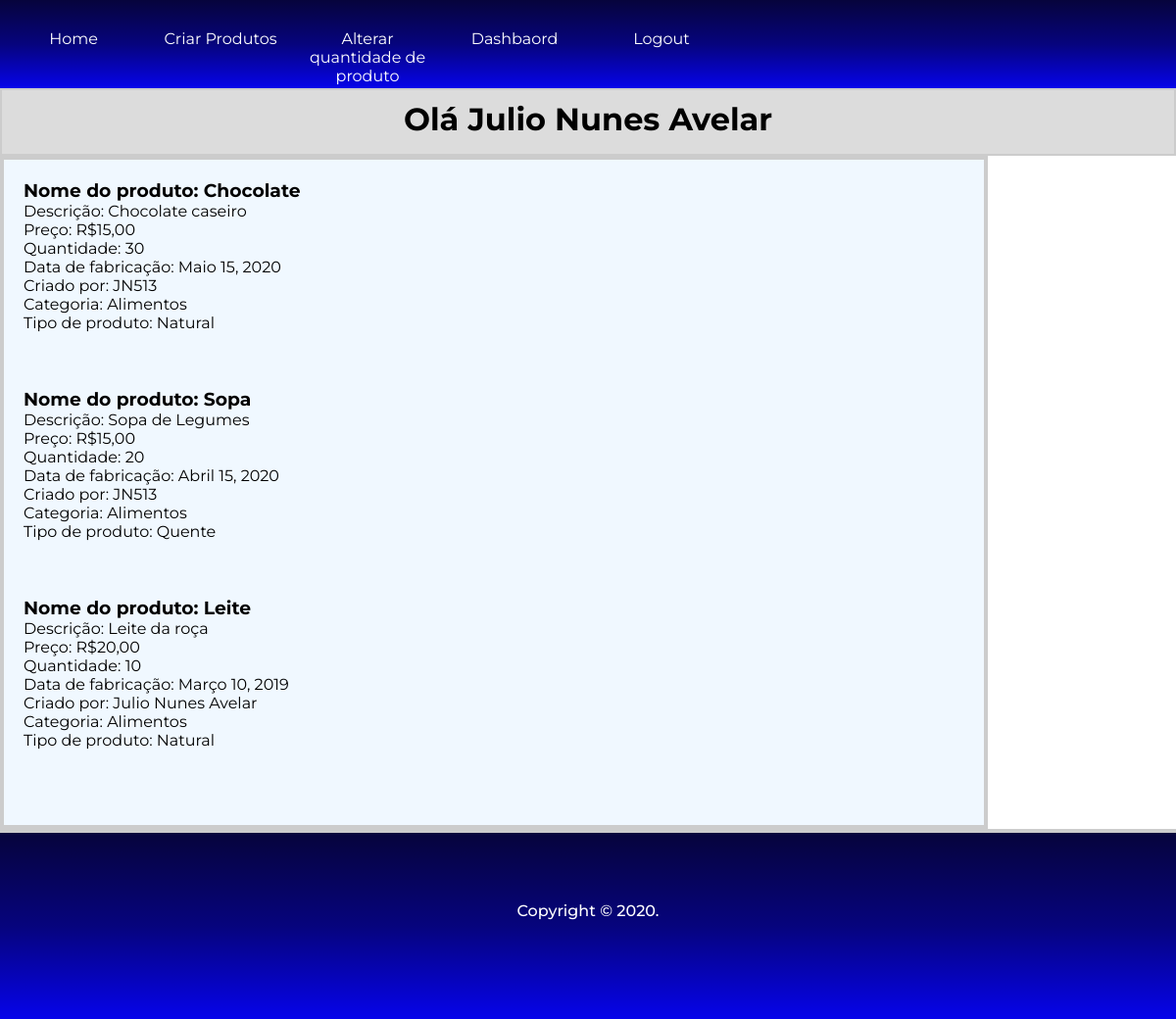
The app's page /dashboard (signed in), older data.
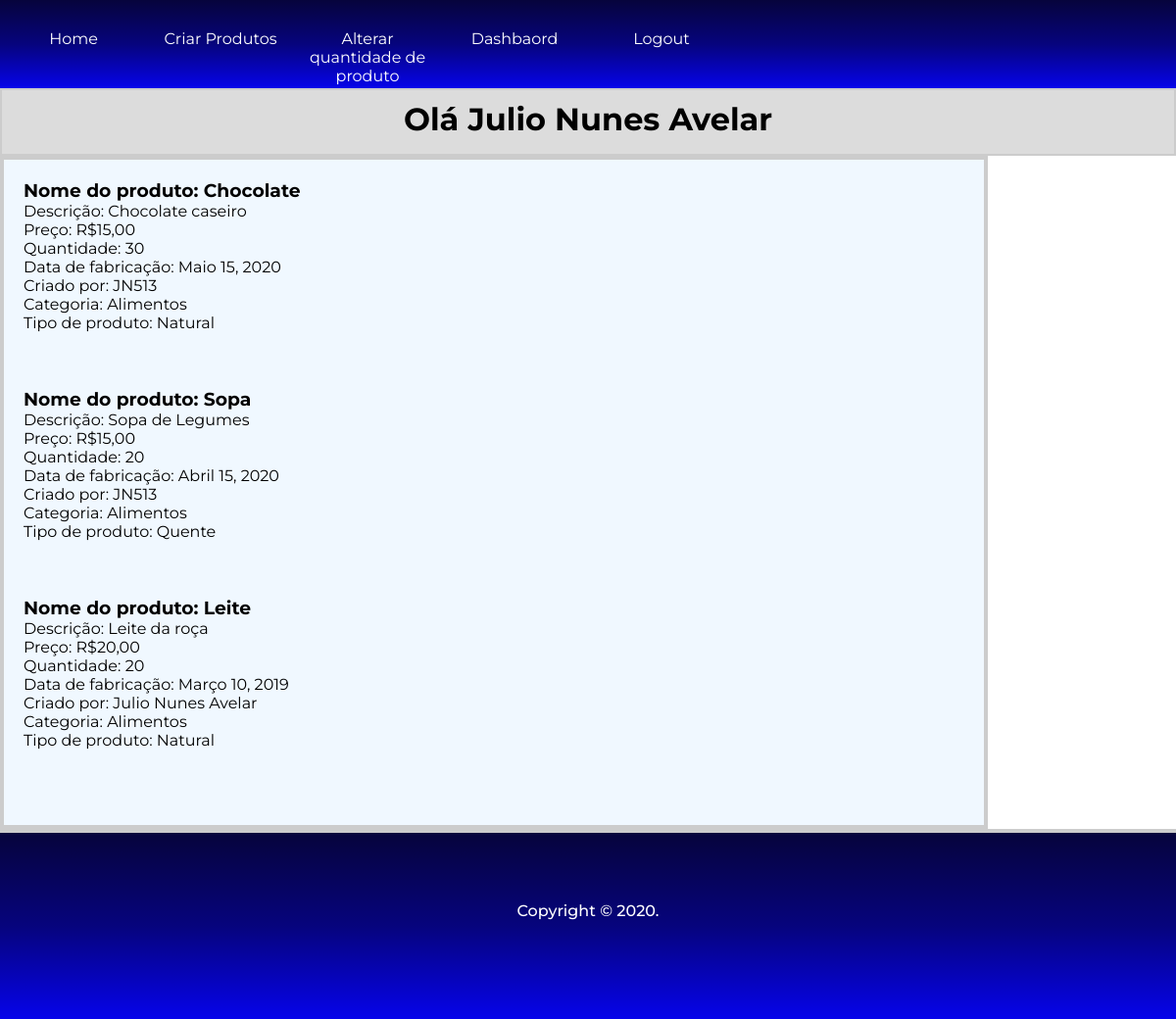
The same page, newer data.
### core/models.py (models this page shows, shortened)
class Produto(models.Model):
    nome = models.CharField(max_length=50, db_index=True)
    descricao = models.TextField()
    preco = models.IntegerField()
    quantidade = models.IntegerField()
    datadecriacao = models.DateTimeField(default=datetime.now,blank=True)
    datadefabricacao = models.DateField(max_length=20)
    criador = models.ForeignKey(User , on_delete=models.CASCADE)
    categoria = models.ForeignKey(Categoria , on_delete=models.CASCADE)
    tipo = models.ForeignKey(Tipo, on_delete=models.CASCADE)

class Categoria(models.Model):
    nome = models.CharField(max_length=50, db_index=True)
    datetime = models.DateTimeField(default=datetime.now,blank=True)
    def __str__(self):
        return self.nome

class Tipo(models.Model):
    nome = models.CharField(max_length=50, db_index=True)
    categoriadotipo = models.ForeignKey(Categoria , on_delete=models.CASCADE)
    datetime = models.DateTimeField(default=datetime.now,blank=True)
    def __str__(self):
        return self.nome

### core/views.py (the view)
# urls.py: path('dashboard', views.dashboard, name='dashboard'),
def dashboard(request):
    if request.user.is_authenticated:
        produtos = Produto.objects.order_by('datadecriacao')
        dados = {
            'produtos':produtos,
        }
        return render(request ,'dashboard.html',dados)
    else:
        return redirect('login')

### templates/dashboard.html
{% extends 'base.html' %}
{% load static %}
{% block content %}
{% include 'base/menu.html' %}
<div id="dash">
    <h1>Olá {{ user.username }}</h1>
</div>
<div class="maindash">
    {% for produto in produtos %}
        <div>
            <h3>Nome do produto: {{produto.nome}}</h3>
            <p>Descrição: {{produto.descricao}}</p>
            <p>Preço: R${{produto.preco}},00</p>
            <p>Quantidade: {{produto.quantidade}}</p>
            <p>Data de fabricação: {{produto.datadefabricacao}}</p>
            <p>Criado por: {{produto.criador}}</p>
            <p>Categoria: {{produto.categoria}}</p>
            <p>Tipo de produto: {{produto.tipo}}</p>
        </div><br><br><br>
    {% endfor %}
</div>
{% include 'base/footer.html' %}
{% endblock %}

Row changes from the older to the newer data that the page shows:
changed Produto "Leite": quantidade "10" → "20"
